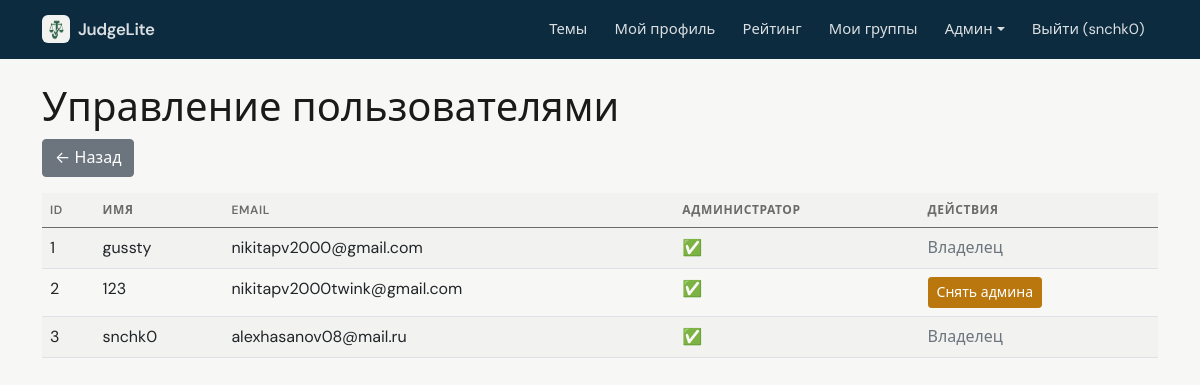
The app's page /admin/users (signed in) with its own data.
### data/users.py (models this page shows, shortened)
class User(SqlAlchemyBase, UserMixin, SerializerMixin):
    __tablename__ = 'users'
    id = sqlalchemy.Column(sqlalchemy.Integer, primary_key=True, autoincrement=True)
    name = sqlalchemy.Column(sqlalchemy.String, nullable=True)
    about = sqlalchemy.Column(sqlalchemy.String, nullable=True)
    email = sqlalchemy.Column(sqlalchemy.String, index=True, unique=True, nullable=True)
    hashed_password = sqlalchemy.Column(sqlalchemy.String, nullable=True)
    created_date = sqlalchemy.Column(sqlalchemy.DateTime, default=datetime.datetime.now)
    is_admin = sqlalchemy.Column(sqlalchemy.Boolean, default=False)
    is_super_admin = sqlalchemy.Column(sqlalchemy.Boolean, default=False)
    avatar_filename = sqlalchemy.Column(sqlalchemy.String, nullable=True)  # новое поле
    submissions = orm.relationship("Submission", back_populates="user")

### app.py (the view)
@app.route('/admin/users')
@super_admin_required
def admin_users():
    with db_session.session_scope() as session:
        users = session.query(User).all()
        return render_template('admin/users.html', users=users)

### app.py (called while the page is built)
@login_manager.user_loader
def load_user(user_id):
    session = db_session.create_session()
    user = session.get(User, int(user_id))
    if user:
        _ = user.is_admin
        _ = user.is_super_admin
    session.close()
    return user

@app.context_processor
def inject_user():
    return dict(current_user=current_user)

### data/db_session.py (called while the page is built)
def create_session() -> Session:
    global __factory
    return __factory()

@contextmanager
def session_scope():
    session = create_session()
    try:
        yield session
        session.commit()
    except Exception:
        session.rollback()
        raise
    finally:
        session.close()

### utils/auth.py (called while the page is built)
def super_admin_required(f):
    @wraps(f)
    def decorated_function(*args, **kwargs):
        if not current_user.is_authenticated or not current_user.is_super_admin:
            flash('Доступ запрещён. Требуются права владельца.', 'danger')
            return redirect(url_for('index'))
        return f(*args, **kwargs)
    return decorated_function

### templates/admin/users.html
{% extends "admin/base.html" %}
{% block content %}
<h1>Управление пользователями</h1>
<a href="{{ url_for('admin_dashboard') }}" class="btn btn-secondary mb-3">← Назад</a>
<table class="table table-striped">
    <thead>
        <tr><th>ID</th><th>Имя</th><th>Email</th><th>Администратор</th><th>Действия</th></tr>
    </thead>
    <tbody>
        {% for user in users %}
        <tr>
            <td>{{ user.id }}</td>
            <td>{{ user.name }}</td>
            <td>{{ user.email }}</td>
            <td>{% if user.is_admin %}✅{% else %}❌{% endif %}</td>
            <td>
                {% if not user.is_super_admin %}
                    <a href="{{ url_for('toggle_admin', user_id=user.id) }}" class="btn btn-sm btn-warning">
                        {{ "Снять админа" if user.is_admin else "Назначить админом" }}
                    </a>
                {% else %}
                    <span class="text-muted">Владелец</span>
                {% endif %}
             </td>
         </tr>
        {% endfor %}
    </tbody>
</table>
{% endblock %}

### templates/base.html (shortened to what this page needs)
<!doctype html>
<html lang="ru">
<head>
    <link href="https://cdn.jsdelivr.net/npm/bootstrap@5.0.2/dist/css/bootstrap.min.css" rel="stylesheet">
    <link href="{{ url_for('static', filename='app.css') }}" rel="stylesheet">
</head>
<body class="app-body {% block body_class %}{% endblock %}">
    <nav class="navbar navbar-expand-lg app-navbar">
        <div class="container">
            <a class="navbar-brand d-flex align-items-center gap-2" href="{{ url_for('index') }}">
                <img src="{{ url_for('static', filename='judgelite-mark.png') }}" alt="" class="app-brand-mark" width="28" height="28">
                <span>JudgeLite</span>
            </a>
            <div class="collapse navbar-collapse" id="navbarNav">
                <ul class="navbar-nav ms-auto">
                    <li class="nav-item"><a class="nav-link" href="{{ url_for('topics_list') }}">Темы</a></li>
                    {% if current_user.is_authenticated %}
                        <li class="nav-item"><a class="nav-link" href="{{ url_for('profile') }}">Мой профиль</a></li>
                        <li class="nav-item"><a class="nav-link" href="{{ url_for('rating') }}">Рейтинг</a></li>
                        <li class="nav-item"><a class="nav-link" href="{{ url_for('my_groups') }}">Мои группы</a></li>
                        {% if current_user.is_admin %}
                            <li class="nav-item dropdown">
                                <a class="nav-link dropdown-toggle" href="#" id="adminDropdown" role="button" data-bs-toggle="dropdown">Админ</a>
                            </li>
                        {% endif %}
                        <li class="nav-item"><a class="nav-link" href="{{ url_for('logout') }}">Выйти ({{ current_user.name }})</a></li>
                    {% else %}
                        <li class="nav-item"><a class="nav-link" href="{{ url_for('login') }}">Войти</a></li>
                        <li class="nav-item"><a class="nav-link" href="{{ url_for('register') }}">Регистрация</a></li>
                    {% endif %}
                </ul>
            </div>
        </div>
    </nav>
    <div class="container mt-4" style="padding-bottom: 80px;">
        {% block content %}{% endblock %}
    </div>
</body>
</html>

### static/app.css (style rules this page uses)
:root { --app-bg: #f7f7f5; --app-surface: #ffffff; --app-text: #1a1a1a; --app-muted: #6b6b6b; --app-border: #e8e8e6; --app-accent: #2d6a4f; --app-accent-hover: #1b4332; --app-radius: 10px; --app-font: "DM Sans", system-ui, -apple-system, "Segoe UI", Roboto, sans-serif; --chart-grid: rgba(0, 0, 0, 0.06); --chart-muted: #6b6b6b; --chart-donut-border: #ffffff; }
.app-brand-mark { border-radius: 6px; flex-shrink: 0; }
.app-body { font-family: var(--app-font); background-color: var(--app-bg); color: var(--app-text); min-height: 100vh; -webkit-font-smoothing: antialiased; }
.app-body .container.mt-4 { padding-bottom: 5rem !important; }
.app-navbar { background: var(--app-surface) !important; border-bottom: 1px solid var(--app-border) !important; padding-top: 0.65rem; padding-bottom: 0.65rem; }
.app-navbar .navbar-brand { font-weight: 600; letter-spacing: -0.02em; color: var(--app-text) !important; font-size: 1.05rem; }
.app-navbar .nav-link { color: var(--app-muted) !important; font-size: 0.925rem; padding: 0.5rem 0.85rem !important; border-radius: 6px; transition: color 0.15s ease, background 0.15s ease; }
.app-body .table { margin-bottom: 0; }
.app-body .table thead th { font-size: 0.75rem; text-transform: uppercase; letter-spacing: 0.05em; color: var(--app-muted); font-weight: 600; border-bottom-width: 1px; background: rgba(0, 0, 0, 0.02); }
.app-body .table-striped > tbody > tr:nth-of-type(odd) > * { --bs-table-accent-bg: rgba(0, 0, 0, 0.02); }
.admin-mode .app-navbar { background: #0d2b3e !important; border-bottom: none !important; }
.admin-mode .app-navbar .navbar-brand, .admin-mode .app-navbar .nav-link { color: rgba(255, 255, 255, 0.85) !important; }

### templates/admin/base.html (style rules this page uses)
.btn-warning { background-color: #b9770e; border-color: #b9770e; color: #fff; }
.table { --bs-table-striped-bg: #e9ecef; }
body { background-color: #f4f6f8; }

### records on screen
User: name "snchk0", id "3", email "alexhasanov08@mail.ru", is_super_admin "Владелец"
User: id "1", name "gussty", email "nikitapv2000@gmail.com", is_super_admin "Владелец"
User: id "2", name "123", email "nikitapv2000twink@gmail.com", is_admin "Снять админа"
